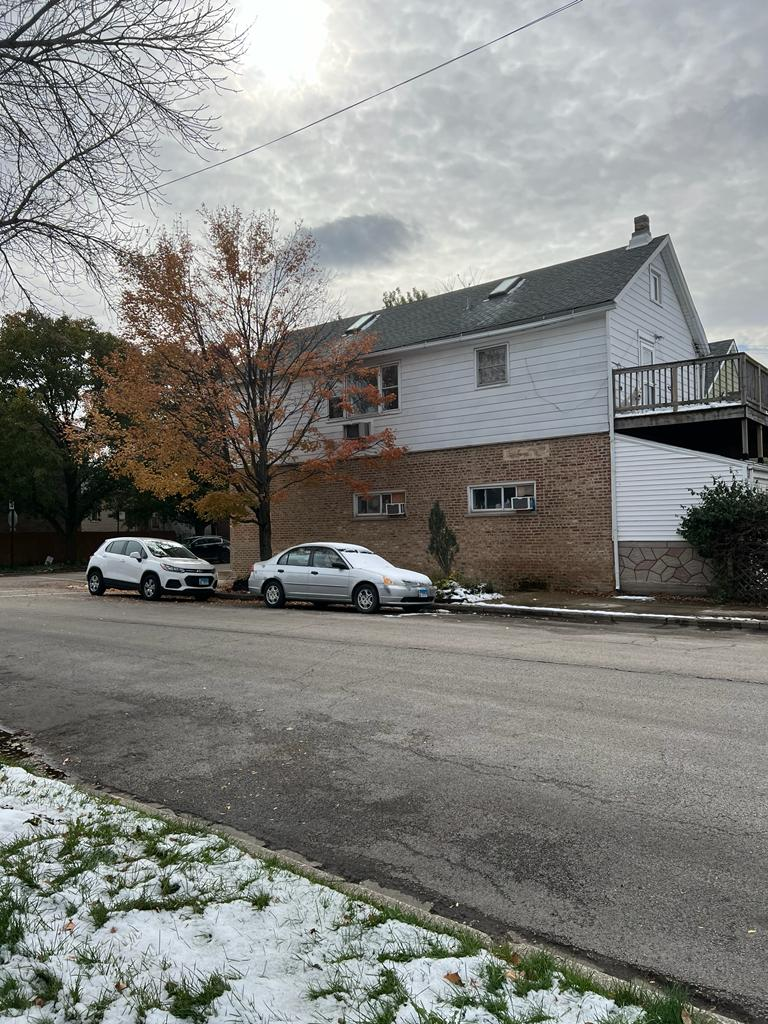
#> input picture Image Stitching/image1.jpeg, 768 x 1024 px
$ jupyter execute Image_Stitching.ipynb
#> lines starting #> are read from the running program, lines starting #| are printed output that depends on the picture
[cell 1]
################## Section 1 = Display the images to be stitched ##################
import cv2
import numpy as np
import matplotlib.pyplot as plt

# Read image
img1 = cv2.imread("image1.jpeg")
#> img1 is the input picture: shape (1024, 768, 3); mean B, G, R 128.2, 131.5, 130.7
img2 = cv2.imread("image2.jpeg")
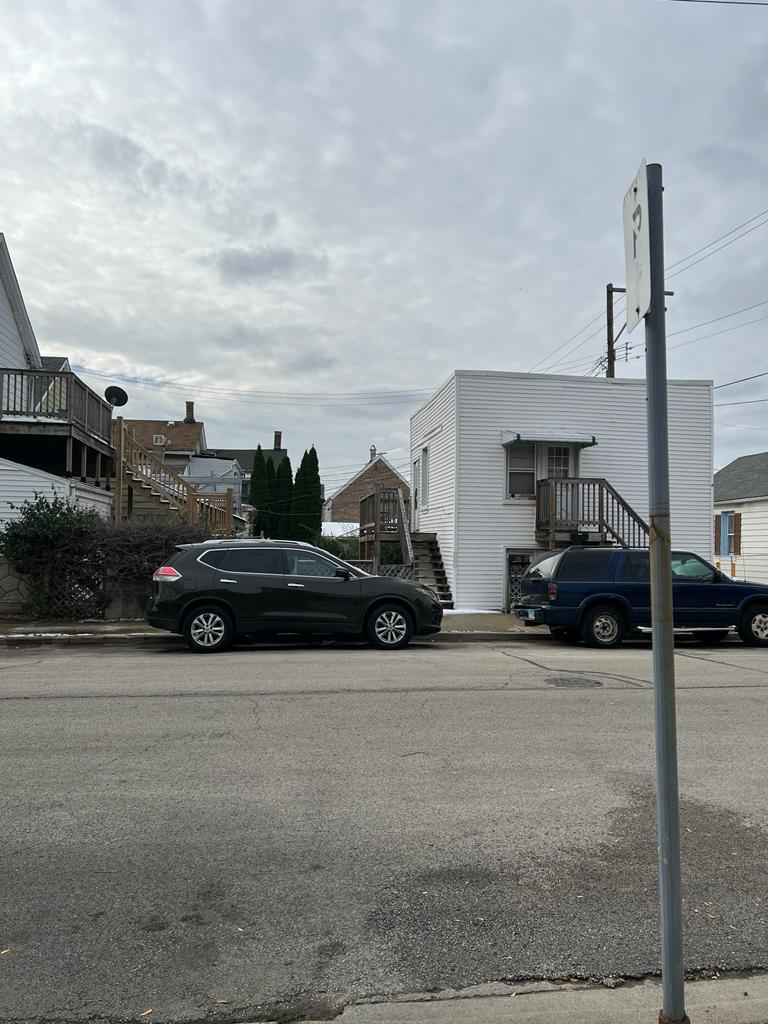
#> input picture Image Stitching/image2.jpeg, 768 x 1024 px
#> img2 is the input picture: shape (1024, 768, 3); mean B, G, R 143.7, 143, 139.1
img3 = cv2.imread("image3.jpeg")
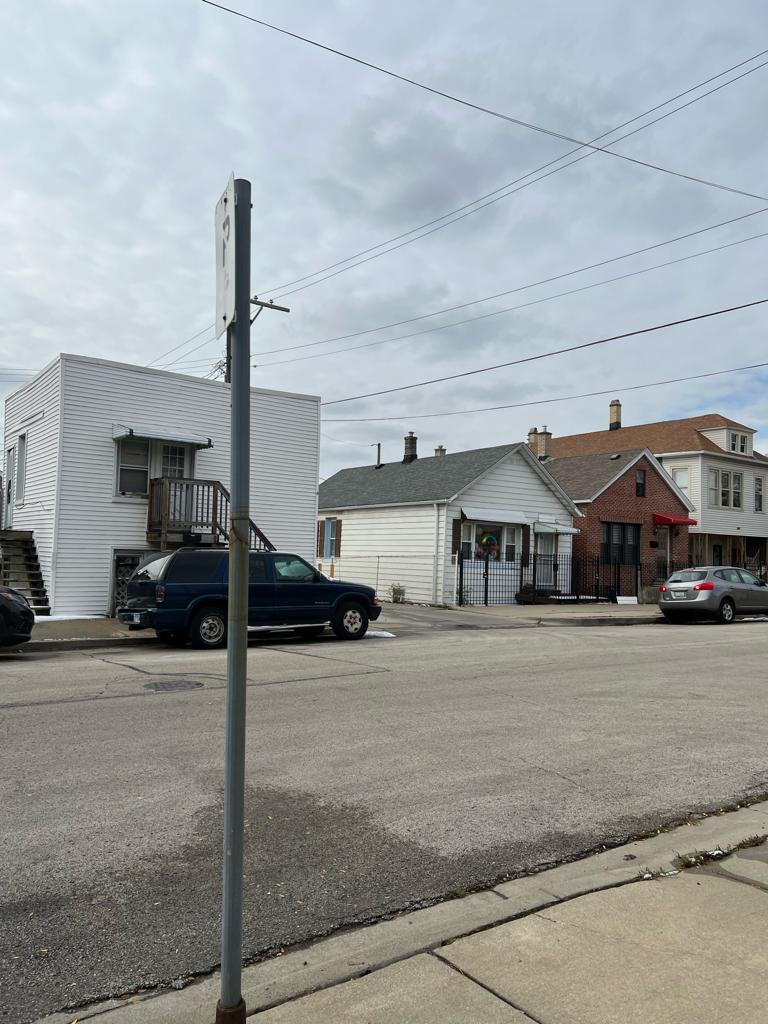
#> input picture Image Stitching/image3.jpeg, 768 x 1024 px
#> img3 is the input picture: shape (1024, 768, 3); mean B, G, R 154.5, 154.3, 150
img4 = cv2.imread("image4.jpeg")
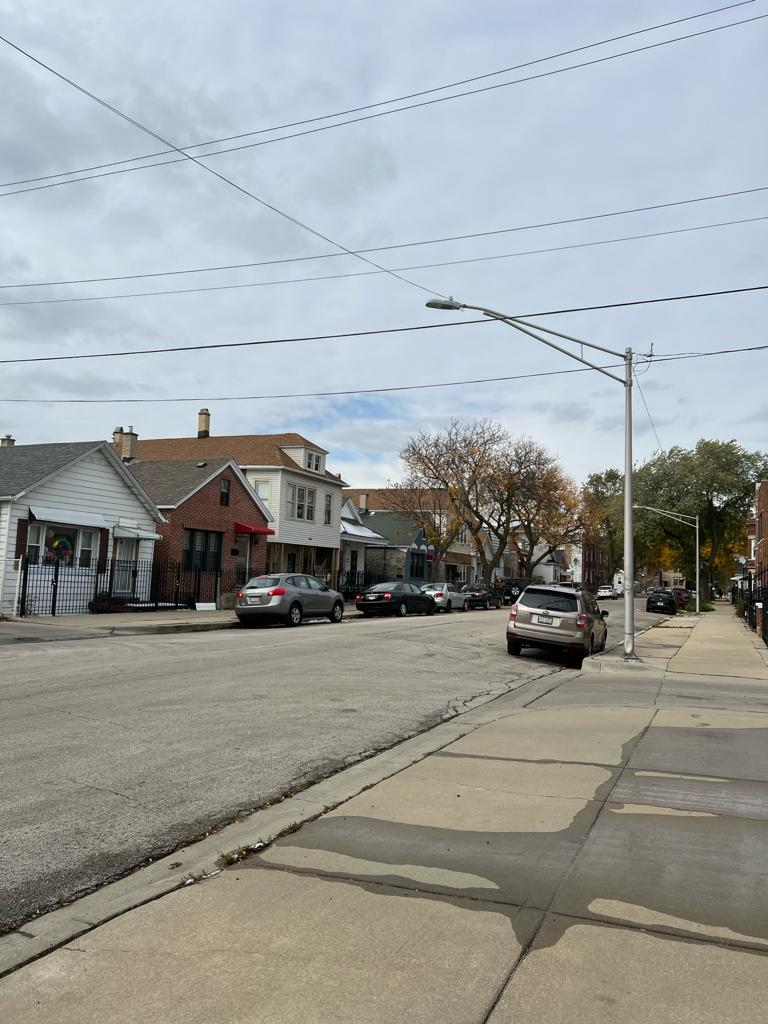
#> input picture Image Stitching/image4.jpeg, 768 x 1024 px
#> img4 is the input picture: shape (1024, 768, 3); mean B, G, R 157.6, 158.6, 154.8

# Get the dimensions of img1
height, width, _ = img1.shape
#> height = 1024; width = 768

# Resize img2, img3, and img4 to match img1 dimensions
resized_img2 = cv2.resize(img2, (width, height))
resized_img3 = cv2.resize(img3, (width, height))
resized_img4 = cv2.resize(img4, (width, height))
img1 = cv2.cvtColor(img1, cv2.COLOR_BGR2RGB)
img2 = cv2.cvtColor(img2, cv2.COLOR_BGR2RGB)
img3 = cv2.cvtColor(img3, cv2.COLOR_BGR2RGB)
img4 = cv2.cvtColor(img4, cv2.COLOR_BGR2RGB)


# Display image
plt.figure()
plt.imshow(img1)
plt.axis('off')  # Turn off the axis labels and ticks
plt.title('Image 1')
plt.show()

plt.figure()
plt.imshow(img2)
plt.axis('off')  # Turn off the axis labels and ticks
plt.title('Image 2')
plt.show()

plt.figure()
plt.imshow(img3)
plt.axis('off')  # Turn off the axis labels and ticks
plt.title('Image 3')
plt.show()

plt.figure()
plt.imshow(img4)
plt.axis('off')  # Turn off the axis labels and ticks
plt.title('Image 4')
plt.show()

#######################################################################################

I will be choosing image 2 as a reference image. Since it is in the middle <br>

[cell 2]
# Load your images (img1, img2, img3, img4)
# Assuming you have already loaded them

################## Section 5.2 = Feature Matching ##################
# Step 1: Feature Matching
sift = cv2.SIFT_create()

# Compute SIFT keypoints and descriptors for each image
kp1, des1 = sift.detectAndCompute(img1, None)
#> kp1 = 4794 keypoints; strongest (x, y, size): (79, 368, 1.8), (37, 386, 2.3), (74, 359, 2), (87, 355, 4.2)
kp2, des2 = sift.detectAndCompute(img2, None)
#> kp2 = 2115 keypoints; strongest (x, y, size): (294, 482, 1.9), (445, 611, 3.8), (104, 399, 2.1), (639, 627, 2)
kp3, des3 = sift.detectAndCompute(img3, None)
#> kp3 = 2093 keypoints; strongest (x, y, size): (224, 318, 2.6), (37, 618, 4.7), (9, 451, 2), (379, 445, 1.9)
kp4, des4 = sift.detectAndCompute(img4, None)
#> kp4 = 2131 keypoints; strongest (x, y, size): (759, 605, 3.9), (619, 582, 2), (484, 525, 2.6), (495, 524, 3.4)

# Match descriptors between img1 and img2
bf = cv2.BFMatcher()
matches12 = bf.knnMatch(des1, des2, k=2)
#> matches12 = 4794 matches
matches23 = bf.knnMatch(des2, des3, k=2)
#> matches23 = 2115 matches
matches34 = bf.knnMatch(des3, des4, k=2)
#> matches34 = 2093 matches

# Apply Lowe's ratio test
good_matches12 = []
for m, n in matches12:
    if m.distance < 0.75 * n.distance:
        good_matches12.append(m)
#> after the loop, good_matches12 = 101 matches

good_matches23 = []
for m, n in matches23:
    if m.distance < 0.75 * n.distance:
        good_matches23.append(m)
#> after the loop, good_matches23 = 341 matches

good_matches34 = []
for m, n in matches34:
    if m.distance < 0.75 * n.distance:
        good_matches34.append(m)
#> after the loop, good_matches34 = 324 matches

# Visualize tentative correspondences (optional)
img_matches12 = cv2.drawMatches(img1, kp1, img2, kp2, good_matches12, None, flags=cv2.DrawMatchesFlags_NOT_DRAW_SINGLE_POINTS)
img_matches23 = cv2.drawMatches(img2, kp2, img3, kp3, good_matches23, None, flags=cv2.DrawMatchesFlags_NOT_DRAW_SINGLE_POINTS)
img_matches34 = cv2.drawMatches(img3, kp3, img4, kp4, good_matches34, None, flags=cv2.DrawMatchesFlags_NOT_DRAW_SINGLE_POINTS)
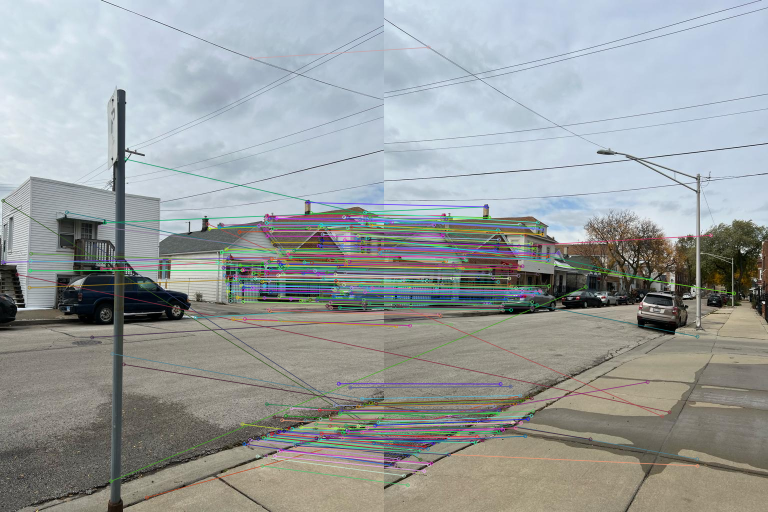
#> img_matches34: shape (1024, 1536, 3) (shown at 1/2 size); mean R, G, B 152.8, 157.8, 157.9

plt.figure(figsize=(18, 6))
plt.subplot(131), plt.imshow(cv2.cvtColor(img_matches12, cv2.COLOR_BGR2RGB)), plt.axis('off'),plt.title("Matches 1-2")
plt.subplot(132), plt.imshow(cv2.cvtColor(img_matches23, cv2.COLOR_BGR2RGB)), plt.axis('off'),plt.title("Matches 2-3")
plt.subplot(133), plt.imshow(cv2.cvtColor(img_matches34, cv2.COLOR_BGR2RGB)), plt.axis('off'),plt.title("Matches 3-4")
plt.show()
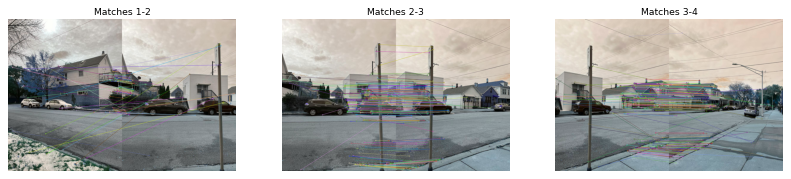
#> figure drawn by matplotlib, 3 panels; B, G, R data is drawn as R, G, B
###################################################################

################## Section 3 = Homography Estimation ##################

# Step 2: Homography Estimation with RANSAC
src_pts12 = np.float32([kp1[m.queryIdx].pt for m in good_matches12]).reshape(-1, 1, 2)
#> src_pts12 = 101 rows, first 8: [30.16, 324.9], [31.16, 754.3], [105.9, 449.7], [109.1, 333.7], [133.3, 529.2], [133.7, 349.3], [142.1, 898.2], [230.4, 210]
dst_pts12 = np.float32([kp2[m.trainIdx].pt for m in good_matches12]).reshape(-1, 1, 2)
#> dst_pts12 = 101 rows, first 8: [57.91, 515.2], [183.8, 919.3], [108.1, 571], [665.4, 309.1], [160.2, 439.5], [112.3, 508.5], [683.3, 562.1], [33.19, 501.5]
H12, _ = cv2.findHomography(src_pts12, dst_pts12, cv2.RANSAC, 5.0)
#> H12 = [[3.82, -0.277, -2468.4], [2.12, 3.53, -1436.5], [0.00373, -0.000173, 1]]

src_pts23 = np.float32([kp2[m.queryIdx].pt for m in good_matches23]).reshape(-1, 1, 2)
#> src_pts23 = 341 rows, first 8: [4.43, 408], [5.33, 376.6], [11.15, 404], [34.33, 430.8], [50.92, 431.9], [99.26, 388.4], [126.8, 1015], [208.9, 474.5]
dst_pts23 = np.float32([kp3[m.trainIdx].pt for m in good_matches23]).reshape(-1, 1, 2)
#> dst_pts23 = 341 rows, first 8: [193.7, 519.8], [195.1, 486.6], [425.9, 585.6], [105.6, 650.1], [105.6, 650.1], [432.8, 454], [43.47, 578.1], [394.5, 453.2]
H23, _ = cv2.findHomography(src_pts23, dst_pts23, cv2.RANSAC, 5.0)
#> H23 = [[1.71, -0.153, -618.4], [0.529, 1.5, -295.3], [0.000934, -4.39e-05, 1]]

src_pts34 = np.float32([kp3[m.queryIdx].pt for m in good_matches34]).reshape(-1, 1, 2)
#> src_pts34 = 324 rows, first 8: [5.87, 523.9], [5.92, 401], [34.38, 548.6], [58.59, 574.9], [59.97, 540.9], [59.97, 540.9], [60.74, 521.5], [61.82, 507]
dst_pts34 = np.float32([kp4[m.trainIdx].pt for m in good_matches34]).reshape(-1, 1, 2)
#> dst_pts34 = 324 rows, first 8: [348.6, 505.9], [72.41, 918.9], [570.6, 823.9], [212.3, 538.9], [212.3, 538.9], [212.3, 538.9], [212.3, 538.9], [212.3, 538.9]
H34, _ = cv2.findHomography(src_pts34, dst_pts34, cv2.RANSAC, 5.0)
#> H34 = [[1.73, -0.202, -645.9], [0.598, 1.45, -300.3], [0.00103, -0.000145, 1]]

###################################################################

[cell 3]
################## Section 4 = Image Warping ##################
# Define the height and width of the images
height, width = img1.shape[:2]

# Get the corners of the warped images
corners1 = np.float32([[0, 0], [0, height - 1], [width - 1, height - 1], [width - 1, 0]]).reshape(-1, 1, 2)
corners2 = np.float32([[0, 0], [0, height - 1], [width - 1, height - 1], [width - 1, 0]]).reshape(-1, 1, 2)
corners3 = np.float32([[0, 0], [0, height - 1], [width - 1, height - 1], [width - 1, 0]]).reshape(-1, 1, 2)
corners4 = np.float32([[0, 0], [0, height - 1], [width - 1, height - 1], [width - 1, 0]]).reshape(-1, 1, 2)

# Warp the corners to find the new size of the mosaic
new_corners1 = cv2.perspectiveTransform(corners1, np.linalg.inv(H12))
#> new_corners1 = [[647.3, 18.01], [717.8, 991.7], [3718, 2362.2], [3142.1, -1481.7]]
new_corners2 = cv2.perspectiveTransform(corners2, np.linalg.inv(H23))
#> new_corners2 = [[367.4, 67.29], [448.7, 976.8], [1545.9, 1279.5], [1358.6, -282.2]]
new_corners3 = cv2.perspectiveTransform(corners3, np.linalg.inv(H34))
#> new_corners3 = [[380.1, 50.23], [487.6, 967], [1636, 1294.3], [1471.1, -400]]
new_corners4 = np.float32([[0, 0], [0, height - 1], [width - 1, height - 1], [width - 1, 0]]).reshape(-1, 1, 2)

# Calculate the size of the output mosaic
mosaic_width = int(max(new_corners1[:, :, 0].max(), new_corners2[:, :, 0].max(), new_corners3[:, :, 0].max(), new_corners4[:, :, 0].max(), width))
#> mosaic_width = 3717
mosaic_height = int(max(new_corners1[:, :, 1].max(), new_corners2[:, :, 1].max(), new_corners3[:, :, 1].max(), new_corners4[:, :, 1].max(), height))
#> mosaic_height = 2362

# Warp img1 into reference frame (img2)
warped_img1 = cv2.warpPerspective(img1, np.linalg.inv(H12), (mosaic_width, mosaic_height))

# Warp img2 into reference frame (img3)
warped_img2 = cv2.warpPerspective(img2, np.linalg.inv(H23), (mosaic_width, mosaic_height))

# Warp img3 into reference frame (img4)
warped_img3 = cv2.warpPerspective(img3, np.linalg.inv(H34), (mosaic_width, mosaic_height))

# Warp img4 into reference frame (img3)
warped_img4 = cv2.warpPerspective(img4, np.linalg.inv(H34), (mosaic_width, mosaic_height))
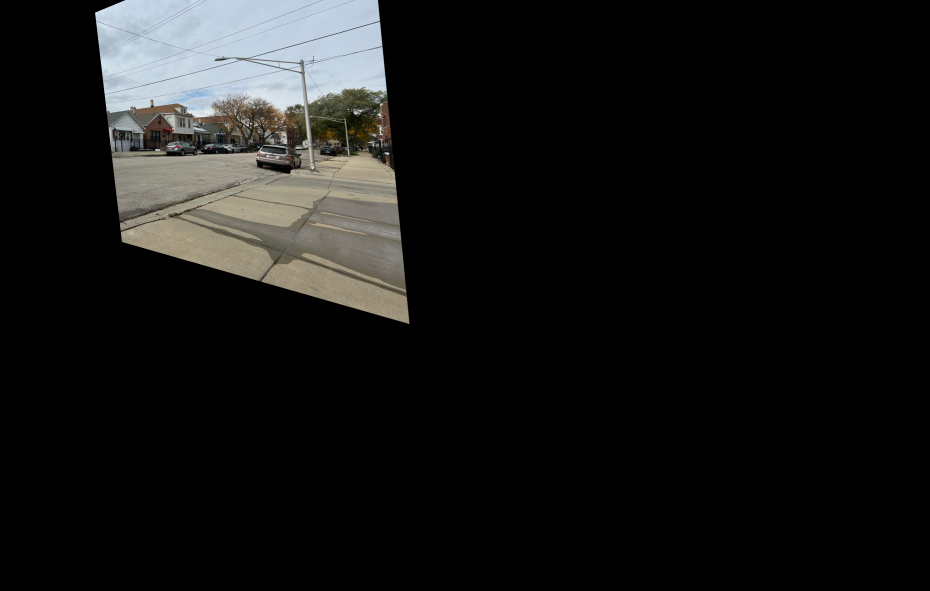
#> warped_img4: shape (2362, 3717, 3) (shown at 1/4 size); mean R, G, B 21.6, 21.8, 21.2

# Composite warped images into a single mosaic
mosaic = np.zeros((mosaic_height, mosaic_width, 3), dtype=np.uint8)

# Add the reference image (img2) to the mosaic
mosaic[0:height, 0:width] += img2

# Add the warped images to the mosaic
mosaic[0:mosaic_height, 0:mosaic_width] += warped_img1
mosaic[0:mosaic_height, 0:mosaic_width] += warped_img2
mosaic[0:mosaic_height, 0:mosaic_width] += warped_img3
mosaic[0:mosaic_height, 0:mosaic_width] += warped_img4
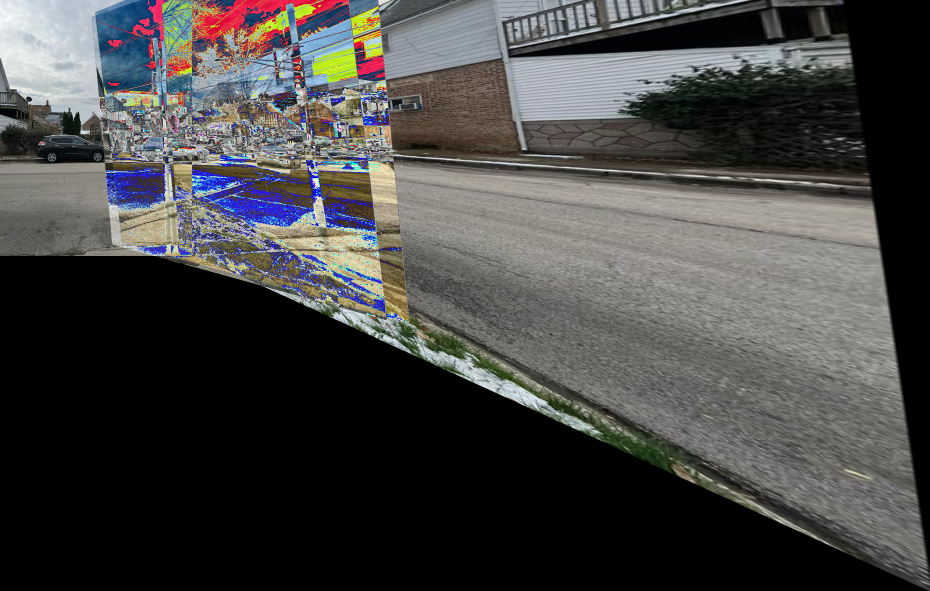
#> mosaic: shape (2362, 3717, 3) (shown at 1/4 size); mean R, G, B 69.6, 69.1, 68.1

# Display the final mosaic
plt.figure()
plt.imshow(cv2.cvtColor(mosaic, cv2.COLOR_BGR2RGB))
plt.axis('off')
plt.title("Final Mosaic")
plt.show()
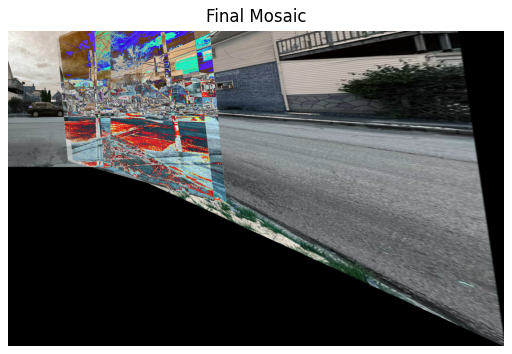
#> figure drawn by matplotlib, 1 panel; B, G, R data is drawn as R, G, B
